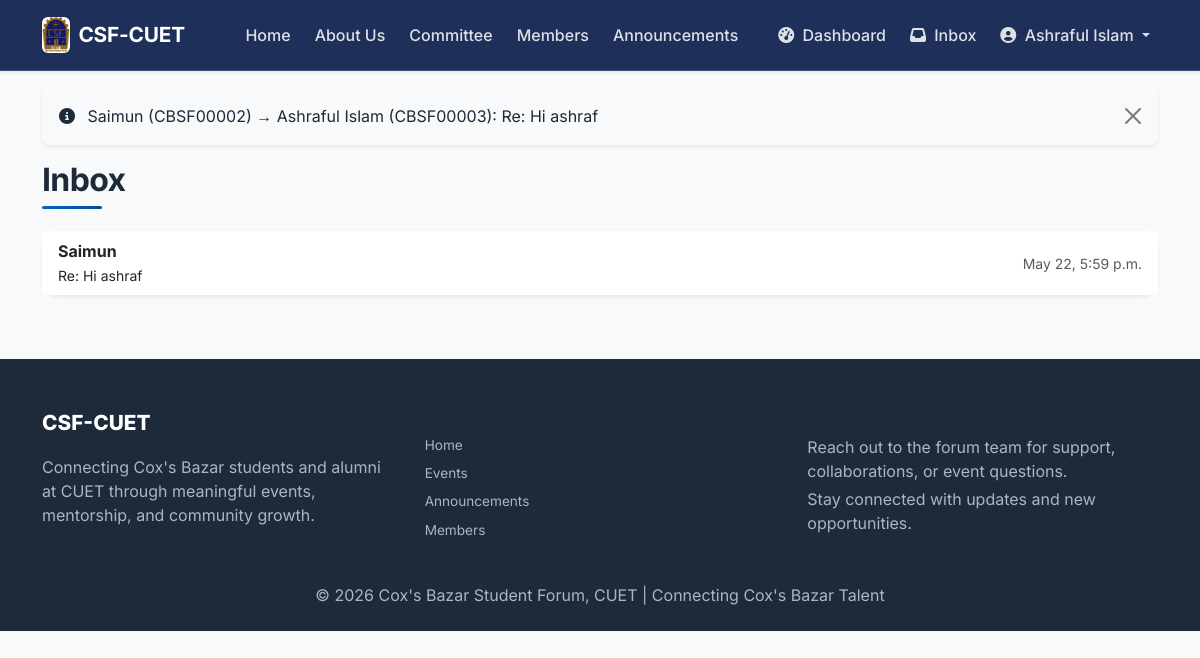
Page /inbox/ (signed in) on the earlier database version.
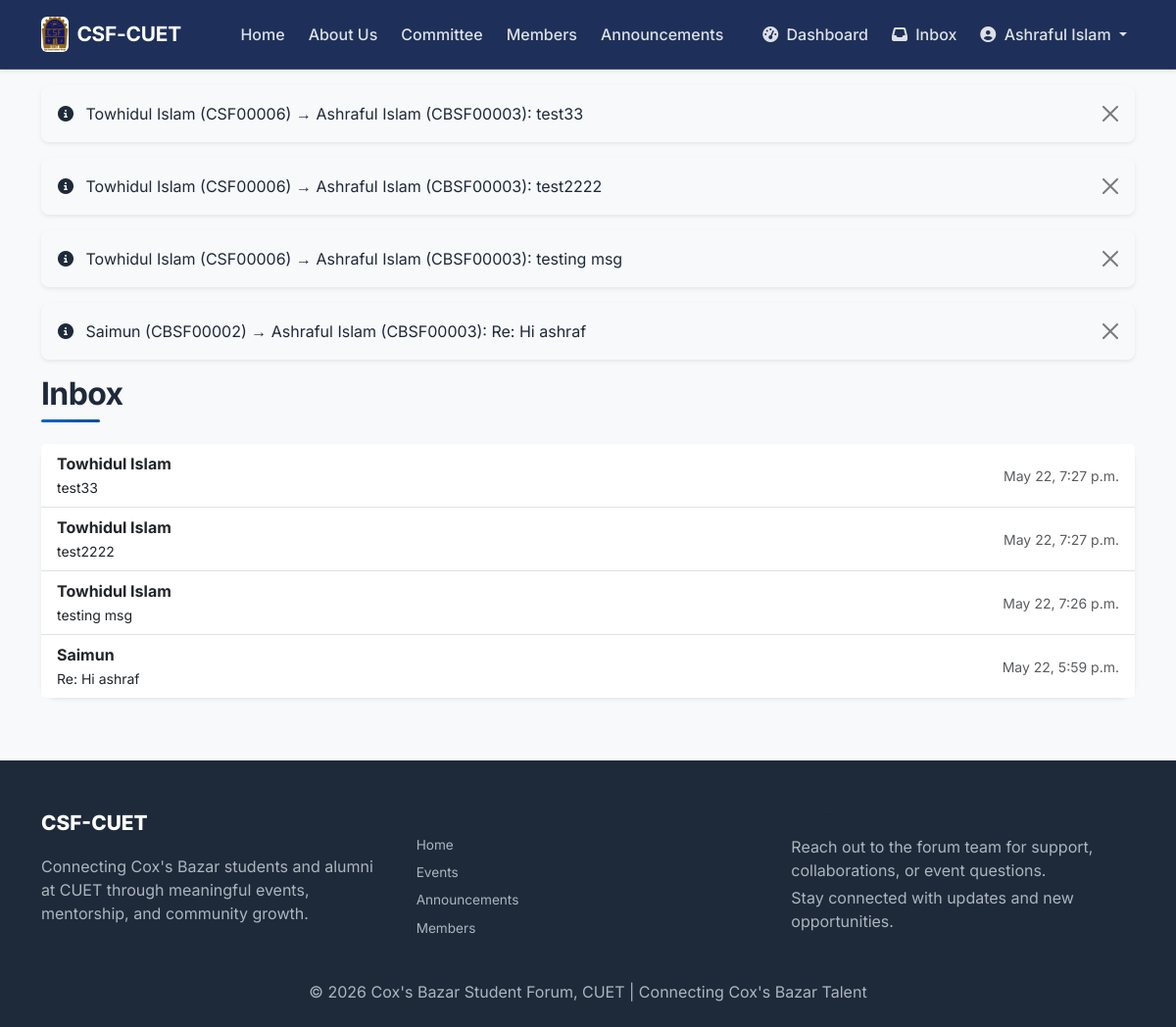
Same page on the later database version.
### core/models.py (models this page shows, shortened)
class User(AbstractBaseUser, PermissionsMixin):
    ROLE_CHOICES = [('member', 'Member'), ('admin', 'Admin')]
    STATUS_CHOICES = [('pending', 'Pending Approval'), ('active', 'Active'), ('inactive', 'Inactive')]
    BLOOD_GROUPS = [('A+','A+'),('A-','A-'),('B+','B+'),('B-','B-'),('AB+','AB+'),('AB-','AB-'),('O+','O+'),('O-','O-')]
    GENDER_CHOICES = [('Male','Male'),('Female','Female'),('Other','Other')]
    UPAZILA_CHOICES = [
        ('Cox\'s Bazar Sadar', "Cox's Bazar Sadar"),
        ('Teknaf', 'Teknaf'),
        ('Ukhiya', 'Ukhiya'),
        ('Chakaria', 'Chakaria'),
        ('Ramu', 'Ramu'),
        ('Pekua', 'Pekua'),
        ('Maheshkhali', 'Maheshkhali'),
        ('Kutubdia', 'Kutubdia'),
        ('Eidgaon', 'Eidgaon'),
        ('Other', 'Other'),
    ]
    id = models.AutoField(primary_key=True)
    serial_no = models.CharField(max_length=20, unique=True, blank=True, null=True)
    full_name = models.CharField(max_length=200)
    email = models.EmailField(unique=True)
    batch = models.IntegerField(null=True, blank=True)
    department = models.ForeignKey(Department, on_delete=models.SET_NULL, null=True)
    blood_group = models.CharField(max_length=3, choices=BLOOD_GROUPS)
    gender = models.CharField(max_length=10, choices=GENDER_CHOICES)
    phone = models.CharField(max_length=15)
    address = models.TextField(blank=True)
    dob = models.DateField(null=True, blank=True)
    profile_photo = models.ImageField(upload_to='profile_photos/', null=True, blank=True)
    upazila = models.CharField(max_length=100, choices=UPAZILA_CHOICES, blank=True)
    linkedin = models.URLField(blank=True)
    facebook = models.URLField(blank=True)
    twitter = models.URLField(blank=True)
    instagram = models.URLField(blank=True)
    company = models.CharField(max_length=150, blank=True)
    designation = models.CharField(max_length=100, blank=True)
    work_address = models.TextField(blank=True)
    status = models.CharField(max_length=10, choices=STATUS_CHOICES, default='pending')
    role = models.CharField(max_length=10, choices=ROLE_CHOICES, default='member')
    date_joined = models.DateTimeField(default=timezone.now)
    is_active = models.BooleanField(default=True)
    is_staff = models.BooleanField(default=False)
    objects = UserManager()
    USERNAME_FIELD = 'email'
    REQUIRED_FIELDS = ['full_name']
    def __str__(self):
        return f"{self.full_name} ({self.serial_no or 'Pending'})"

class Message(models.Model):
    sender = models.ForeignKey(User, on_delete=models.SET_NULL, null=True, related_name='sent_messages')
    recipient = models.ForeignKey(User, on_delete=models.SET_NULL, null=True, related_name='received_messages')
    subject = models.CharField(max_length=200)
    body = models.TextField()
    is_read = models.BooleanField(default=False)
    created_at = models.DateTimeField(auto_now_add=True)
    class Meta:
        ordering = ['is_read', '-created_at']
    def __str__(self):
        return f"{self.sender} → {self.recipient}: {self.subject[:30]}"

### core/views.py (the view)
@login_required
def inbox(request):
    received_messages = request.user.received_messages.all()
    unread_count = received_messages.filter(is_read=False).count()
    return render(request, 'core/inbox.html', {
        'messages': received_messages,
        'unread_count': unread_count,
    })

### core/templates/core/inbox.html (shortened to what this page needs)
{% extends 'core/base.html' %}
{% block content %}
<div class="container">
    <div class="d-flex justify-content-between align-items-center mb-4">
        <h2 class="section-title">Inbox</h2>
    </div>
    <div class="card shadow-sm border-0 rounded-4">
        <div class="list-group list-group-flush">
            {% for msg in messages %}
            <a href="{% url 'core:view_message' msg.id %}" class="list-group-item list-group-item-action d-flex justify-content-between align-items-center {% if not msg.is_read %}bg-primary bg-opacity-10{% endif %}">
                <div>
                    <strong>{{ msg.sender.full_name }}</strong><br>
                    <small>{{ msg.subject }}</small>
                </div>
                <small class="text-muted">{{ msg.created_at|date:"M d, g:i a" }}</small>
            </a>
            {% empty %}
            <div class="p-4 text-center text-muted">Your inbox is empty.</div>
            {% endfor %}
        </div>
    </div>
</div>
{% endblock %}

### core/templates/core/base.html (shortened to what this page needs)
<!DOCTYPE html>
<html lang="en">
<head>
    {% load static %}
    <link href="https://cdn.jsdelivr.net/npm/bootstrap@5.3.0/dist/css/bootstrap.min.css" rel="stylesheet">
    <link rel="stylesheet" href="https://cdnjs.cloudflare.com/ajax/libs/font-awesome/6.4.0/css/all.min.css">
    <link rel="stylesheet" href="{% static 'core/css/style.css' %}">
</head>
<body>
    <nav class="navbar navbar-expand-lg navbar-dark navbar-glass shadow-sm">
        <div class="container">
            <a class="navbar-brand d-flex align-items-center fw-bold" href="{% url 'core:homepage' %}">
                <img src="{% static 'images/logo.jpg' %}" alt="CSF-CUET Logo" height="36" class="me-2 rounded"
                     onerror="this.style.display='none'" loading="lazy">
                <span>CSF-CUET</span>
            </a>
            <div class="collapse navbar-collapse" id="navbarNav">
                <ul class="navbar-nav ms-auto align-items-lg-center gap-2">
                    <li class="nav-item"><a class="nav-link" href="{% url 'core:homepage' %}">Home</a></li>
                    <li class="nav-item"><a class="nav-link" href="{% url 'core:about' %}">About Us</a></li>
                    <li class="nav-item"><a class="nav-link" href="{% url 'core:committee' %}">Committee</a></li>
                    <li class="nav-item"><a class="nav-link" href="{% url 'core:member_directory' %}">Members</a></li>
                    <li class="nav-item"><a class="nav-link" href="{% url 'core:announcements' %}">Announcements</a></li>
                    {% if user.is_authenticated and user.status == 'active' %}
                        <li class="nav-item ms-lg-3">
                            <a class="nav-link" href="{% url 'core:dashboard' %}">
                                <i class="fas fa-tachometer-alt me-1"></i> Dashboard
                            </a>
                        </li>
                       <li class="nav-item">
    <a class="nav-link" href="{% url 'core:inbox' %}">
        <i class="fas fa-inbox me-1"></i> Inbox
    </a>
</li>
                        <li class="nav-item dropdown">
                            <a class="nav-link dropdown-toggle" href="#" id="navbarProfileDropdown" role="button"
                               data-bs-toggle="dropdown" aria-expanded="false">
                                <i class="fas fa-user-circle me-1"></i> {{ user.full_name|truncatechars:18 }}
                            </a>
                        </li>
                    {% else %}
                        <li class="nav-item ms-lg-2"><a class="nav-link btn btn-outline-light px-3" href="{% url 'core:register' %}">Sign Up</a></li>
                        <li class="nav-item ms-lg-2"><a class="nav-link btn btn-light px-3" href="{% url 'core:login' %}">Login</a></li>
                    {% endif %}
                </ul>
            </div>
        </div>
    </nav>
    <main class="main-content">
        {% if messages %}
            <div class="container mt-3">
                {% for message in messages %}
                    <div class="alert alert-{{ message.tags }} alert-dismissible fade show shadow-sm rounded-3" role="alert">
                        <i class="fas fa-{% if message.tags == 'success' %}check-circle{% elif message.tags == 'error' %}exclamation-circle{% else %}info-circle{% endif %} me-2"></i>
                        {{ message }}
                        <button type="button" class="btn-close" data-bs-dismiss="alert" aria-label="Close"></button>
                    </div>
                {% endfor %}
            </div>
        {% endif %}
        {% block content %}{% endblock %}
    </main>
    <footer class="site-footer">
        <div class="container">
            <div class="footer-grid">
                <div>
                    <p class="footer-brand">CSF-CUET</p>
                    <p class="small-note">Connecting Cox's Bazar students and alumni at CUET through meaningful events, mentorship, and community growth.</p>
                </div>
                <div>
                    <h6>Quick Links</h6>
                    <ul class="list-unstyled mb-0">
                        <li><a href="{% url 'core:homepage' %}">Home</a></li>
                        <li><a href="{% url 'core:events' %}">Events</a></li>
                        <li><a href="{% url 'core:announcements' %}">Announcements</a></li>
                        <li><a href="{% url 'core:member_directory' %}">Members</a></li>
                    </ul>
                </div>
                <div>
                    <h6>Contact</h6>
                    <p class="small-note mb-1">Reach out to the forum team for support, collaborations, or event questions.</p>
                    <p class="small-note">Stay connected with updates and new opportunities.</p>
                </div>
            </div>
            <div class="text-center mt-4">
                <p class="mb-0">&copy; 2026 Cox's Bazar Student Forum, CUET | Connecting Cox's Bazar Talent</p>
            </div>
        </div>
    </footer>
</body>
</html>

### core/static/core/css/style.css (style rules this page uses)
* { margin: 0; padding: 0; box-sizing: border-box; }
body { font-family: 'Inter', 'Segoe UI', system-ui, sans-serif; background-color: #f8f9fa; color: var(--text-dark); line-height: 1.5; }
h1, h2, h3, h4, h5, h6 { font-weight: 700; letter-spacing: -0.02em; color: var(--text-dark); }
a { text-decoration: none; transition: var(--transition); }
.navbar { background: var(--dark-bg) !important; padding: 0.75rem 0; transition: var(--transition); border-bottom: 1px solid rgba(255,255,255,0.08); }
.navbar-glass { background: rgba(11, 31, 75, 0.92) !important; backdrop-filter: blur(14px); border-bottom-color: rgba(255,255,255,0.14); }
.navbar-brand { color: white !important; font-weight: 800; font-size: 1.3rem; letter-spacing: -0.01em; }
.navbar-brand img { max-height: 36px; }
.navbar .nav-link { color: rgba(255,255,255,0.85) !important; font-weight: 500; padding: 0.5rem 1rem; border-radius: 2rem; transition: var(--transition); }
.card { border: none; border-radius: var(--border-radius); transition: var(--transition); background: var(--white); box-shadow: var(--shadow-sm); }
.site-footer { background: var(--dark-bg); color: #adb5bd; padding: 3rem 0 1.5rem; margin-top: 4rem; }
.footer-grid { display: grid; grid-template-columns: repeat(auto-fit, minmax(200px, 1fr)); gap: 2rem; margin-bottom: 2rem; }
.footer-brand { font-size: 1.3rem; font-weight: 800; color: white; }
.footer-link, .site-footer a:not(.btn) { color: #adb5bd; display: block; margin-bottom: 0.5rem; font-size: 0.85rem; transition: var(--transition); }
.section-title { font-size: 2rem; font-weight: 700; position: relative; display: inline-block; }
.section-title::after { content: ''; position: absolute; bottom: -10px; left: 0; width: 60px; height: 3px; background: var(--primary-gradient); border-radius: 3px; }
.navbar, .navbar .container, .navbar-collapse { overflow: visible !important; }

Differences in the rows shown:
added Message: sender+recipient+subject "Towhidul Islam (CSF00006) → Ashraful Islam (CBSF00003): test33", sender.full_name "Towhidul Islam", subject "test33", created_at "May 22, 7:27 p.m."
added Message: sender+recipient+subject "Towhidul Islam (CSF00006) → Ashraful Islam (CBSF00003): test2222", sender.full_name "Towhidul Islam", subject "test2222", created_at "May 22, 7:27 p.m."
added Message: sender+recipient+subject "Towhidul Islam (CSF00006) → Ashraful Islam (CBSF00003): testing msg", sender.full_name "Towhidul Islam", subject "testing msg", created_at "May 22, 7:26 p.m."
